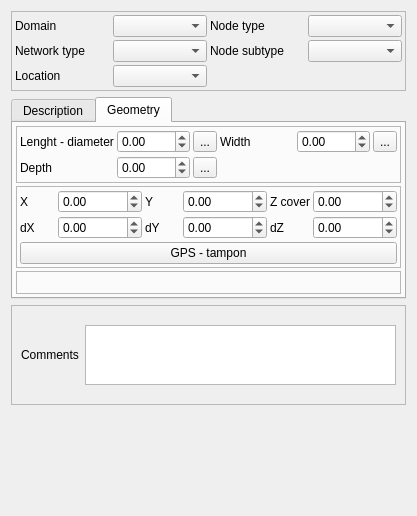
<?xml version="1.0" encoding="UTF-8"?>
<ui version="4.0">
 <class>Form_base3_ud</class>
 <widget class="QWidget" name="Form_base3_ud">
  <property name="geometry">
   <rect>
    <x>0</x>
    <y>0</y>
    <width>417</width>
    <height>516</height>
   </rect>
  </property>
  <property name="windowTitle">
   <string>Form</string>
  </property>
  <layout class="QVBoxLayout" name="verticalLayout">
   <item>
    <widget class="QFrame" name="frame">
     <property name="frameShape">
      <enum>QFrame::StyledPanel</enum>
     </property>
     <property name="frameShadow">
      <enum>QFrame::Raised</enum>
     </property>
     <layout class="QGridLayout" name="gridLayout">
      <property name="leftMargin">
       <number>3</number>
      </property>
      <property name="topMargin">
       <number>3</number>
      </property>
      <property name="rightMargin">
       <number>3</number>
      </property>
      <property name="bottomMargin">
       <number>3</number>
      </property>
      <property name="spacing">
       <number>3</number>
      </property>
      <item row="2" column="1">
       <widget class="QComboBox" name="comboBox_environnement"/>
      </item>
      <item row="0" column="0">
       <widget class="QLabel" name="label_6">
        <property name="text">
         <string>Domain</string>
        </property>
        <property name="wordWrap">
         <bool>true</bool>
        </property>
       </widget>
      </item>
      <item row="0" column="1">
       <widget class="QComboBox" name="comboBox_domaine"/>
      </item>
      <item row="1" column="1">
       <widget class="QComboBox" name="comboBox_typeReseau"/>
      </item>
      <item row="1" column="0">
       <widget class="QLabel" name="label_2">
        <property name="text">
         <string>Network type</string>
        </property>
        <property name="wordWrap">
         <bool>true</bool>
        </property>
       </widget>
      </item>
      <item row="2" column="0">
       <widget class="QLabel" name="label_8">
        <property name="text">
         <string>Location</string>
        </property>
        <property name="wordWrap">
         <bool>true</bool>
        </property>
       </widget>
      </item>
      <item row="0" column="2">
       <widget class="QLabel" name="label">
        <property name="text">
         <string>Node type</string>
        </property>
        <property name="wordWrap">
         <bool>true</bool>
        </property>
       </widget>
      </item>
      <item row="0" column="3">
       <widget class="QComboBox" name="comboBox_typeOuvrageAss"/>
      </item>
      <item row="1" column="2">
       <widget class="QLabel" name="label_42">
        <property name="text">
         <string>Node subtype</string>
        </property>
        <property name="wordWrap">
         <bool>true</bool>
        </property>
       </widget>
      </item>
      <item row="1" column="3">
       <widget class="QComboBox" name="comboBox_soustype"/>
      </item>
     </layout>
    </widget>
   </item>
   <item>
    <widget class="QTabWidget" name="tabWidgetspec">
     <property name="currentIndex">
      <number>1</number>
     </property>
     <widget class="QWidget" name="tab">
      <attribute name="title">
       <string>Description</string>
      </attribute>
      <layout class="QVBoxLayout" name="verticalLayout_3">
       <property name="spacing">
        <number>3</number>
       </property>
       <property name="leftMargin">
        <number>3</number>
       </property>
       <property name="topMargin">
        <number>3</number>
       </property>
       <property name="rightMargin">
        <number>3</number>
       </property>
       <property name="bottomMargin">
        <number>3</number>
       </property>
       <item>
        <widget class="QStackedWidget" name="stackedWidget">
         <property name="currentIndex">
          <number>0</number>
         </property>
         <widget class="QWidget" name="page_3">
          <layout class="QGridLayout" name="gridLayout_2">
           <item row="2" column="0">
            <widget class="QLabel" name="label_44">
             <property name="text">
              <string>Cover shape</string>
             </property>
             <property name="wordWrap">
              <bool>true</bool>
             </property>
            </widget>
           </item>
           <item row="3" column="2">
            <widget class="QToolButton" name="toolButton_diamtampon">
             <property name="text">
              <string>...</string>
             </property>
            </widget>
           </item>
           <item row="3" column="1">
            <widget class="QDoubleSpinBox" name="doubleSpinBox_diamtampon">
             <property name="minimum">
              <double>-1.000000000000000</double>
             </property>
             <property name="maximum">
              <double>999999.000000000000000</double>
             </property>
            </widget>
           </item>
           <item row="3" column="0">
            <widget class="QLabel" name="label_45">
             <property name="text">
              <string>Cover diameter</string>
             </property>
             <property name="wordWrap">
              <bool>true</bool>
             </property>
            </widget>
           </item>
           <item row="2" column="1">
            <widget class="QComboBox" name="comboBox_typetampon"/>
           </item>
           <item row="0" column="3">
            <widget class="QComboBox" name="comboBox_accessibilite"/>
           </item>
           <item row="0" column="2">
            <widget class="QLabel" name="label_3">
             <property name="text">
              <string>Accessibility</string>
             </property>
             <property name="wordWrap">
              <bool>true</bool>
             </property>
            </widget>
           </item>
           <item row="0" column="0">
            <widget class="QLabel" name="label_43">
             <property name="text">
              <string>Material</string>
             </property>
             <property name="wordWrap">
              <bool>true</bool>
             </property>
            </widget>
           </item>
           <item row="0" column="1">
            <widget class="QComboBox" name="comboBox_reg_materiau"/>
           </item>
           <item row="2" column="3">
            <widget class="QComboBox" name="comboBox_echelon"/>
           </item>
           <item row="2" column="2">
            <widget class="QLabel" name="label_26">
             <property name="text">
              <string>Steps presence</string>
             </property>
             <property name="wordWrap">
              <bool>true</bool>
             </property>
            </widget>
           </item>
           <item row="4" column="0">
            <spacer name="verticalSpacer_6">
             <property name="orientation">
              <enum>Qt::Vertical</enum>
             </property>
             <property name="sizeHint" stdset="0">
              <size>
               <width>20</width>
               <height>40</height>
              </size>
             </property>
            </spacer>
           </item>
          </layout>
         </widget>
         <widget class="QWidget" name="page">
          <layout class="QGridLayout" name="gridLayout_5">
           <item row="0" column="1">
            <widget class="QComboBox" name="comboBox_accessibilite2"/>
           </item>
           <item row="0" column="0">
            <widget class="QLabel" name="label_5">
             <property name="text">
              <string>Accessibility</string>
             </property>
            </widget>
           </item>
           <item row="1" column="1">
            <spacer name="verticalSpacer_2">
             <property name="orientation">
              <enum>Qt::Vertical</enum>
             </property>
             <property name="sizeHint" stdset="0">
              <size>
               <width>20</width>
               <height>40</height>
              </size>
             </property>
            </spacer>
           </item>
          </layout>
         </widget>
         <widget class="QWidget" name="page_2">
          <layout class="QGridLayout" name="gridLayout_11">
           <item row="1" column="1">
            <widget class="QDoubleSpinBox" name="doubleSpinBox_profsurverse">
             <property name="minimum">
              <double>-1.000000000000000</double>
             </property>
             <property name="maximum">
              <double>999999.000000000000000</double>
             </property>
            </widget>
           </item>
           <item row="1" column="2">
            <widget class="QToolButton" name="toolButton_profsurverse">
             <property name="text">
              <string>...</string>
             </property>
            </widget>
           </item>
           <item row="1" column="0">
            <widget class="QLabel" name="label_27">
             <property name="text">
              <string>Overflow depth</string>
             </property>
             <property name="wordWrap">
              <bool>true</bool>
             </property>
            </widget>
           </item>
           <item row="0" column="0">
            <widget class="QLabel" name="label_25">
             <property name="text">
              <string>Remote monitoring</string>
             </property>
             <property name="wordWrap">
              <bool>true</bool>
             </property>
            </widget>
           </item>
           <item row="2" column="1">
            <spacer name="verticalSpacer_3">
             <property name="orientation">
              <enum>Qt::Vertical</enum>
             </property>
             <property name="sizeHint" stdset="0">
              <size>
               <width>20</width>
               <height>40</height>
              </size>
             </property>
            </spacer>
           </item>
           <item row="0" column="1" colspan="2">
            <widget class="QComboBox" name="comboBox_telegestion_2"/>
           </item>
          </layout>
         </widget>
         <widget class="QWidget" name="page_7">
          <layout class="QGridLayout" name="gridLayout_12">
           <item row="2" column="1">
            <widget class="QComboBox" name="comboBox_traithdeuxs"/>
           </item>
           <item row="2" column="0">
            <widget class="QLabel" name="label_47">
             <property name="text">
              <string>H2S treatment</string>
             </property>
             <property name="wordWrap">
              <bool>true</bool>
             </property>
            </widget>
           </item>
           <item row="0" column="1">
            <widget class="QDoubleSpinBox" name="doubleSpinBox_capanom">
             <property name="minimum">
              <double>-1.000000000000000</double>
             </property>
             <property name="maximum">
              <double>999999999.000000000000000</double>
             </property>
            </widget>
           </item>
           <item row="0" column="2">
            <widget class="QToolButton" name="toolButton_capanom">
             <property name="text">
              <string>...</string>
             </property>
            </widget>
           </item>
           <item row="1" column="0">
            <widget class="QLabel" name="label_46">
             <property name="text">
              <string>Pumps number</string>
             </property>
             <property name="wordWrap">
              <bool>true</bool>
             </property>
            </widget>
           </item>
           <item row="0" column="0">
            <widget class="QLabel" name="label_30">
             <property name="text">
              <string>Nominal capacity (m3/h)</string>
             </property>
             <property name="wordWrap">
              <bool>true</bool>
             </property>
            </widget>
           </item>
           <item row="1" column="1">
            <widget class="QSpinBox" name="spinBox_pompes2">
             <property name="minimum">
              <number>-1</number>
             </property>
             <property name="maximum">
              <number>999999</number>
             </property>
            </widget>
           </item>
           <item row="3" column="0">
            <widget class="QLabel" name="label_48">
             <property name="text">
              <string>Overflow</string>
             </property>
             <property name="wordWrap">
              <bool>true</bool>
             </property>
            </widget>
           </item>
           <item row="1" column="2">
            <widget class="QToolButton" name="toolButton_pompes2">
             <property name="text">
              <string>...</string>
             </property>
            </widget>
           </item>
           <item row="3" column="1">
            <widget class="QComboBox" name="comboBox_surverse2"/>
           </item>
           <item row="4" column="1">
            <spacer name="verticalSpacer_4">
             <property name="orientation">
              <enum>Qt::Vertical</enum>
             </property>
             <property name="sizeHint" stdset="0">
              <size>
               <width>20</width>
               <height>40</height>
              </size>
             </property>
            </spacer>
           </item>
          </layout>
         </widget>
         <widget class="QWidget" name="page_8">
          <layout class="QGridLayout" name="gridLayout_13">
           <item row="0" column="0">
            <widget class="QLabel" name="label_49">
             <property name="text">
              <string>Sedimentation</string>
             </property>
            </widget>
           </item>
           <item row="0" column="1">
            <widget class="QComboBox" name="comboBox_decant"/>
           </item>
           <item row="1" column="1">
            <spacer name="verticalSpacer_5">
             <property name="orientation">
              <enum>Qt::Vertical</enum>
             </property>
             <property name="sizeHint" stdset="0">
              <size>
               <width>20</width>
               <height>40</height>
              </size>
             </property>
            </spacer>
           </item>
          </layout>
         </widget>
         <widget class="QWidget" name="page_4">
          <layout class="QVBoxLayout" name="verticalLayout_2">
           <property name="spacing">
            <number>3</number>
           </property>
           <property name="leftMargin">
            <number>3</number>
           </property>
           <property name="topMargin">
            <number>3</number>
           </property>
           <property name="rightMargin">
            <number>3</number>
           </property>
           <property name="bottomMargin">
            <number>3</number>
           </property>
          </layout>
         </widget>
        </widget>
       </item>
      </layout>
     </widget>
     <widget class="QWidget" name="tab_2">
      <attribute name="title">
       <string>Geometry</string>
      </attribute>
      <layout class="QVBoxLayout" name="verticalLayout_4">
       <property name="spacing">
        <number>3</number>
       </property>
       <property name="leftMargin">
        <number>3</number>
       </property>
       <property name="topMargin">
        <number>3</number>
       </property>
       <property name="rightMargin">
        <number>3</number>
       </property>
       <property name="bottomMargin">
        <number>3</number>
       </property>
       <item>
        <widget class="QFrame" name="frame_5">
         <property name="frameShape">
          <enum>QFrame::StyledPanel</enum>
         </property>
         <property name="frameShadow">
          <enum>QFrame::Raised</enum>
         </property>
         <layout class="QGridLayout" name="gridLayout_6">
          <property name="leftMargin">
           <number>3</number>
          </property>
          <property name="topMargin">
           <number>3</number>
          </property>
          <property name="rightMargin">
           <number>3</number>
          </property>
          <property name="bottomMargin">
           <number>3</number>
          </property>
          <property name="spacing">
           <number>3</number>
          </property>
          <item row="1" column="2">
           <widget class="QToolButton" name="toolButton_calc">
            <property name="text">
             <string>...</string>
            </property>
           </widget>
          </item>
          <item row="1" column="1">
           <widget class="QDoubleSpinBox" name="doubleSpinBox_profradierouvrage">
            <property name="minimum">
             <double>-1.000000000000000</double>
            </property>
            <property name="maximum">
             <double>999.000000000000000</double>
            </property>
           </widget>
          </item>
          <item row="1" column="0">
           <widget class="QLabel" name="label_24">
            <property name="text">
             <string>Depth</string>
            </property>
            <property name="wordWrap">
             <bool>true</bool>
            </property>
           </widget>
          </item>
          <item row="0" column="3">
           <widget class="QLabel" name="label_29">
            <property name="text">
             <string>Width</string>
            </property>
            <property name="wordWrap">
             <bool>true</bool>
            </property>
           </widget>
          </item>
          <item row="0" column="1">
           <widget class="QDoubleSpinBox" name="doubleSpinBox_longueur">
            <property name="minimum">
             <double>-1.000000000000000</double>
            </property>
            <property name="maximum">
             <double>999.000000000000000</double>
            </property>
           </widget>
          </item>
          <item row="0" column="0">
           <widget class="QLabel" name="label_28">
            <property name="text">
             <string>Lenght - diameter</string>
            </property>
            <property name="wordWrap">
             <bool>true</bool>
            </property>
           </widget>
          </item>
          <item row="0" column="2">
           <widget class="QToolButton" name="toolButton_longueur">
            <property name="text">
             <string>...</string>
            </property>
           </widget>
          </item>
          <item row="0" column="4">
           <widget class="QDoubleSpinBox" name="doubleSpinBox_largeur">
            <property name="minimum">
             <double>-1.000000000000000</double>
            </property>
            <property name="maximum">
             <double>999.000000000000000</double>
            </property>
           </widget>
          </item>
          <item row="0" column="5">
           <widget class="QToolButton" name="toolButton_largeur">
            <property name="text">
             <string>...</string>
            </property>
           </widget>
          </item>
         </layout>
        </widget>
       </item>
       <item>
        <widget class="QFrame" name="frame_3">
         <property name="frameShape">
          <enum>QFrame::StyledPanel</enum>
         </property>
         <property name="frameShadow">
          <enum>QFrame::Raised</enum>
         </property>
         <layout class="QGridLayout" name="gridLayout_3">
          <property name="leftMargin">
           <number>3</number>
          </property>
          <property name="topMargin">
           <number>3</number>
          </property>
          <property name="rightMargin">
           <number>3</number>
          </property>
          <property name="bottomMargin">
           <number>3</number>
          </property>
          <property name="spacing">
           <number>3</number>
          </property>
          <item row="0" column="1">
           <widget class="QDoubleSpinBox" name="doubleSpinBox_X">
            <property name="minimum">
             <double>-99.000000000000000</double>
            </property>
            <property name="maximum">
             <double>99999999.000000000000000</double>
            </property>
           </widget>
          </item>
          <item row="0" column="0">
           <widget class="QLabel" name="label_15">
            <property name="text">
             <string>X</string>
            </property>
            <property name="wordWrap">
             <bool>true</bool>
            </property>
           </widget>
          </item>
          <item row="0" column="2">
           <widget class="QLabel" name="label_18">
            <property name="text">
             <string>Y</string>
            </property>
            <property name="wordWrap">
             <bool>true</bool>
            </property>
           </widget>
          </item>
          <item row="1" column="1">
           <widget class="QDoubleSpinBox" name="doubleSpinBox_dX">
            <property name="minimum">
             <double>-1.000000000000000</double>
            </property>
            <property name="maximum">
             <double>999.000000000000000</double>
            </property>
           </widget>
          </item>
          <item row="1" column="3">
           <widget class="QDoubleSpinBox" name="doubleSpinBox_dY">
            <property name="minimum">
             <double>-1.000000000000000</double>
            </property>
            <property name="maximum">
             <double>999.000000000000000</double>
            </property>
           </widget>
          </item>
          <item row="0" column="4">
           <widget class="QLabel" name="label_22">
            <property name="text">
             <string>Z cover</string>
            </property>
            <property name="wordWrap">
             <bool>true</bool>
            </property>
           </widget>
          </item>
          <item row="1" column="0">
           <widget class="QLabel" name="label_16">
            <property name="text">
             <string>dX</string>
            </property>
            <property name="wordWrap">
             <bool>true</bool>
            </property>
           </widget>
          </item>
          <item row="1" column="2">
           <widget class="QLabel" name="label_21">
            <property name="text">
             <string>dY</string>
            </property>
            <property name="wordWrap">
             <bool>true</bool>
            </property>
           </widget>
          </item>
          <item row="0" column="3">
           <widget class="QDoubleSpinBox" name="doubleSpinBox_Y">
            <property name="minimum">
             <double>-99.000000000000000</double>
            </property>
            <property name="maximum">
             <double>99999999.000000000000000</double>
            </property>
           </widget>
          </item>
          <item row="0" column="5">
           <widget class="QDoubleSpinBox" name="doubleSpinBox_Z">
            <property name="minimum">
             <double>-99.000000000000000</double>
            </property>
            <property name="maximum">
             <double>99999999.000000000000000</double>
            </property>
           </widget>
          </item>
          <item row="1" column="4">
           <widget class="QLabel" name="label_23">
            <property name="text">
             <string>dZ</string>
            </property>
            <property name="wordWrap">
             <bool>true</bool>
            </property>
           </widget>
          </item>
          <item row="1" column="5">
           <widget class="QDoubleSpinBox" name="doubleSpinBox_dZ">
            <property name="minimum">
             <double>-1.000000000000000</double>
            </property>
            <property name="maximum">
             <double>999.000000000000000</double>
            </property>
           </widget>
          </item>
          <item row="4" column="0" colspan="6">
           <widget class="QPushButton" name="pushButton_getGPS">
            <property name="text">
             <string>GPS - tampon</string>
            </property>
           </widget>
          </item>
         </layout>
        </widget>
       </item>
       <item>
        <widget class="QFrame" name="frame_gps">
         <property name="frameShape">
          <enum>QFrame::StyledPanel</enum>
         </property>
         <property name="frameShadow">
          <enum>QFrame::Raised</enum>
         </property>
        </widget>
       </item>
      </layout>
     </widget>
    </widget>
   </item>
   <item>
    <widget class="QFrame" name="frame_2">
     <property name="frameShape">
      <enum>QFrame::StyledPanel</enum>
     </property>
     <property name="frameShadow">
      <enum>QFrame::Raised</enum>
     </property>
     <layout class="QHBoxLayout" name="horizontalLayout">
      <item>
       <widget class="QLabel" name="label_7">
        <property name="text">
         <string>Comments</string>
        </property>
        <property name="wordWrap">
         <bool>true</bool>
        </property>
       </widget>
      </item>
      <item>
       <widget class="QTextBrowser" name="textBrowser_commentaire">
        <property name="maximumSize">
         <size>
          <width>16777215</width>
          <height>60</height>
         </size>
        </property>
        <property name="readOnly">
         <bool>false</bool>
        </property>
       </widget>
      </item>
     </layout>
    </widget>
   </item>
   <item>
    <spacer name="verticalSpacer">
     <property name="orientation">
      <enum>Qt::Vertical</enum>
     </property>
     <property name="sizeHint" stdset="0">
      <size>
       <width>20</width>
       <height>40</height>
      </size>
     </property>
    </spacer>
   </item>
  </layout>
 </widget>
 <resources/>
 <connections/>
</ui>
